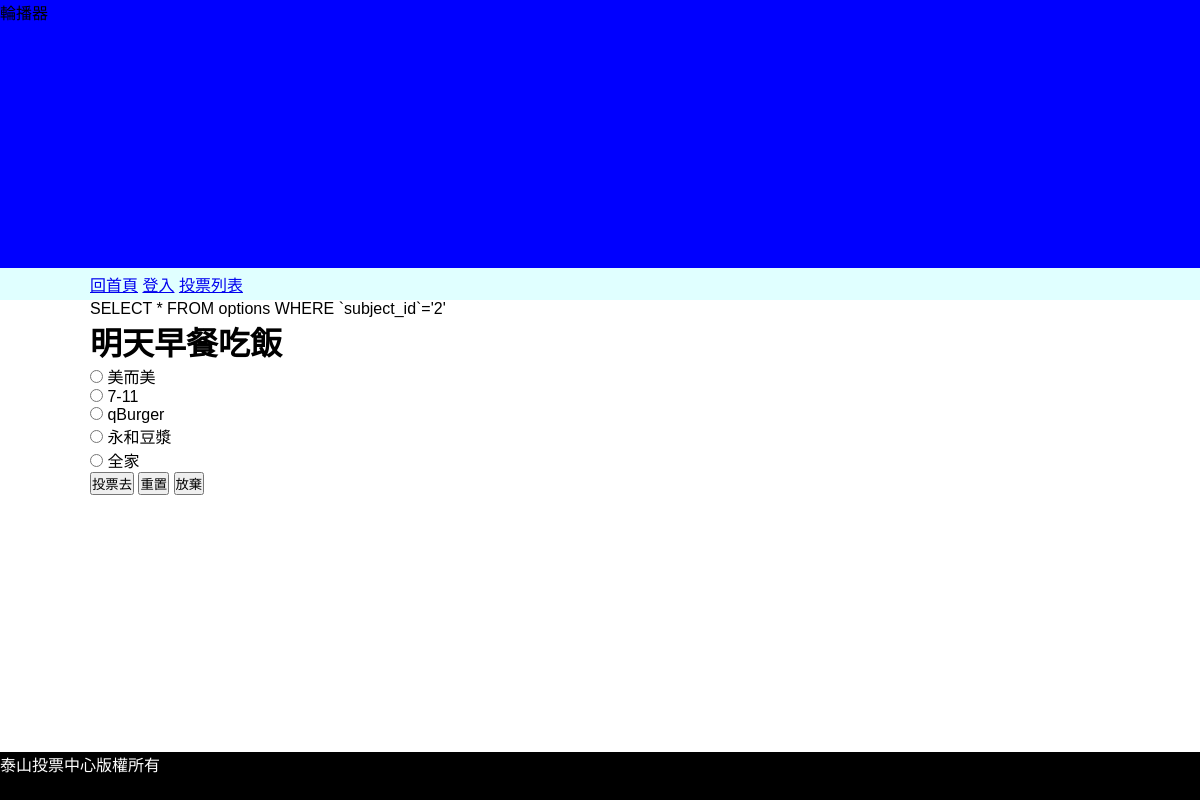
Screenshot of /?do=vote&id=2 with the database file from the repository.
### tables this page shows
CREATE TABLE `subjects` (
  `id` int(11) UNSIGNED NOT NULL,
  `subject` varchar(128) NOT NULL,
  `type_id` int(11) NOT NULL,
  `multiple` tinyint(1) NOT NULL DEFAULT 0,
  `multi_limit` tinyint(2) NOT NULL DEFAULT 1,
  `start` date NOT NULL,
  `end` date NOT NULL,
  `total` int(11) UNSIGNED NOT NULL DEFAULT 0
);

CREATE TABLE `options` (
  `id` int(11) UNSIGNED NOT NULL,
  `option` varchar(128) NOT NULL,
  `subject_id` int(11) NOT NULL,
  `total` int(11) NOT NULL DEFAULT 0
);

### front/vote.php (the view)
<?php
include_once "./api/base.php";
$subject=find("subjects",$_GET['id']);
$opts=all('options',['subject_id'=>$_GET['id']]);
?>
<h1><?=$subject['subject'];?></h1>
<form action="./api/vote.php" method="post">
<?php
foreach($opts as $opt){
?>
    <div class="vote-item">
        <?php
         if($subject['multiple']==0){
        ?>
            <input type="radio" name="opt" value="<?=$opt['id'];?>">
        <?php
        }else{
        ?>
            <input type="checkbox" name="opt[]" value="<?=$opt['id'];?>">
        <?php
        }
        ?>
        <?=$opt['option'];?>
    </div>
<?php
}
?>
<input type="submit" value="投票去">
<input type="reset" value="重置">
<input type="button" value="放棄" onclick="location.href='index.php'">
</form>

### css/basic.css (style rules this page uses)
* { margin:0; padding:0; list-style-type:none; box-sizing: border-box; font-family: Arial, Helvetica, sans-serif; }

### rows the page displays
subjects: subject "明天早餐吃飯"
options: option "美而美"
options: option "7-11"
options: option "qBurger"
options: option "永和豆漿"
options: option "全家"

### other values shown
$sql "SELECT * FROM options WHERE `subject_id`='2'"
